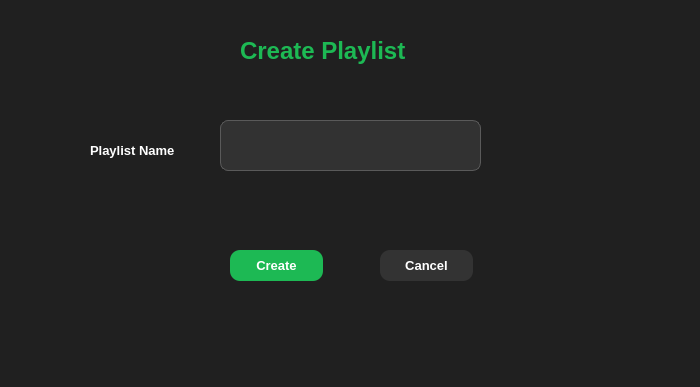
<?xml version="1.0" encoding="UTF-8"?>
<ui version="4.0">
 <class>CreatePlaylistDialog</class>
 <widget class="QDialog" name="CreatePlaylistDialog">
  <property name="geometry">
   <rect>
    <x>0</x>
    <y>0</y>
    <width>700</width>
    <height>387</height>
   </rect>
  </property>
  <property name="windowTitle">
   <string>Dialog</string>
  </property>
  <property name="styleSheet">
   <string notr="true">background-color:rgb(32,32,32);</string>
  </property>
  <widget class="QLabel" name="titleLabel">
   <property name="geometry">
    <rect>
     <x>240</x>
     <y>30</y>
     <width>211</width>
     <height>41</height>
    </rect>
   </property>
   <property name="font">
    <font>
     <pointsize>18</pointsize>
     <bold>true</bold>
    </font>
   </property>
   <property name="styleSheet">
    <string notr="true">color:#1DB954
</string>
   </property>
   <property name="text">
    <string>Create Playlist</string>
   </property>
  </widget>
  <widget class="QLabel" name="playlistLabel">
   <property name="geometry">
    <rect>
     <x>90</x>
     <y>140</y>
     <width>111</width>
     <height>21</height>
    </rect>
   </property>
   <property name="font">
    <font>
     <pointsize>10</pointsize>
     <bold>true</bold>
    </font>
   </property>
   <property name="styleSheet">
    <string notr="true">color:white;</string>
   </property>
   <property name="text">
    <string>Playlist Name</string>
   </property>
  </widget>
  <widget class="QLineEdit" name="playlistNameEdit">
   <property name="geometry">
    <rect>
     <x>220</x>
     <y>120</y>
     <width>261</width>
     <height>51</height>
    </rect>
   </property>
   <property name="styleSheet">
    <string notr="true">QLineEdit
{
background-color:rgb(50,50,50);
color:white;
border:1px solid rgb(90,90,90);
border-radius:8px;
padding-left:10px;
}

QLineEdit::focus
{
border:2px solid rgb(30,215,96);
}</string>
   </property>
  </widget>
  <widget class="QPushButton" name="createButton">
   <property name="geometry">
    <rect>
     <x>230</x>
     <y>250</y>
     <width>93</width>
     <height>31</height>
    </rect>
   </property>
   <property name="font">
    <font>
     <pointsize>10</pointsize>
     <bold>true</bold>
    </font>
   </property>
   <property name="styleSheet">
    <string notr="true">QPushButton
{
background:#1DB954;
color:white;
border-radius:10px;
padding:8px;
}
QPushButton:hover
{
background:#22d163;
}</string>
   </property>
   <property name="text">
    <string>Create</string>
   </property>
  </widget>
  <widget class="QPushButton" name="cancelButton">
   <property name="geometry">
    <rect>
     <x>380</x>
     <y>250</y>
     <width>93</width>
     <height>31</height>
    </rect>
   </property>
   <property name="font">
    <font>
     <pointsize>10</pointsize>
     <bold>true</bold>
    </font>
   </property>
   <property name="styleSheet">
    <string notr="true">QPushButton
{
background:#333333;
color:white;
border-radius:10px;
padding:8px;
}
QPushButton:hover
{
background:#444444;
}</string>
   </property>
   <property name="text">
    <string>Cancel</string>
   </property>
  </widget>
 </widget>
 <resources/>
 <connections/>
</ui>
